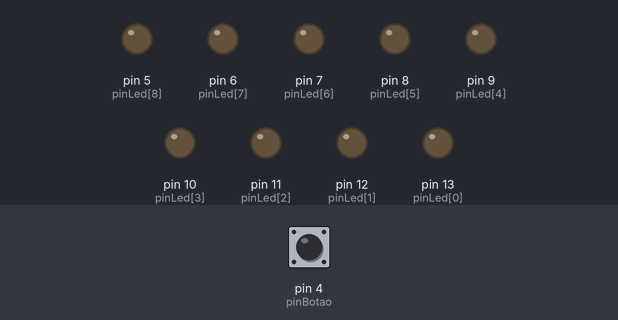
The sketch below on a simulated Arduino Uno, built with avr-gcc and run on an emulated ATmega328P. On the bench: output pins drawn as LEDs (lit = HIGH). The inputs (shaded band) are chosen by the test bench; at power-on: pin 4 (pinBotao) LOW.

Above: at 0.05 s.
At 0.45 s:
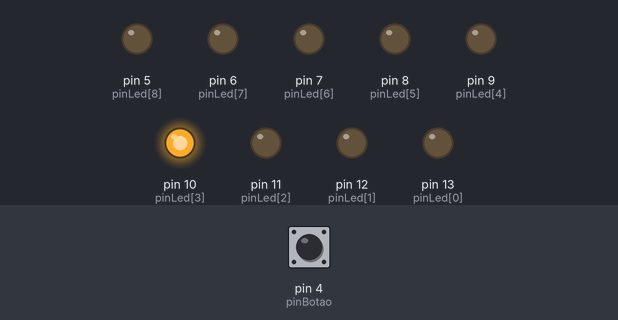
At 1.0 s:
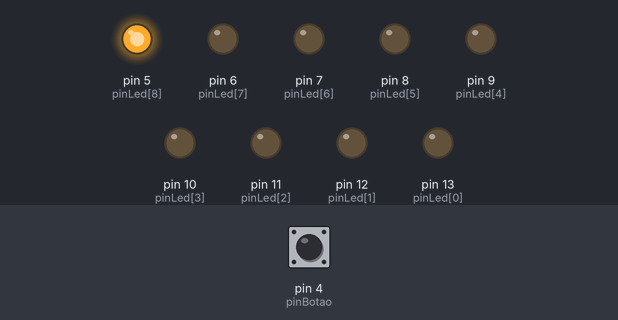
At 1.65 s:
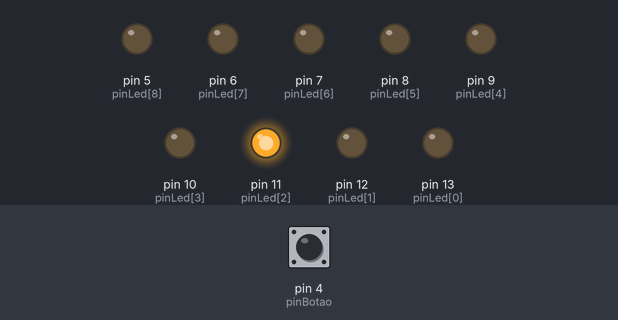
At 2.35 s:
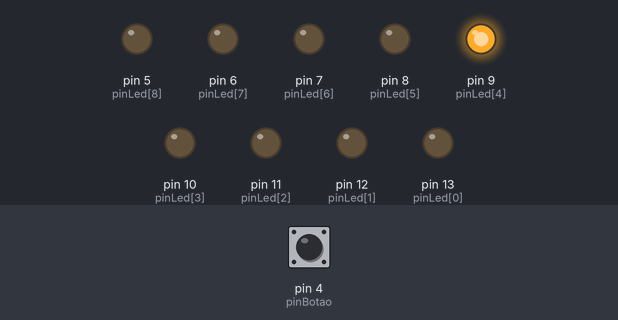
At 3.7 s:
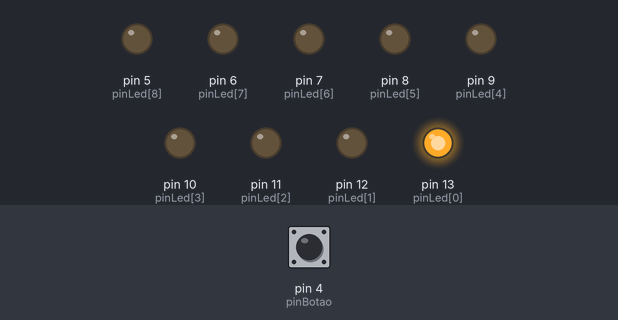
Timing chart, 0 to 4.1 s (numbered marks = the images above):
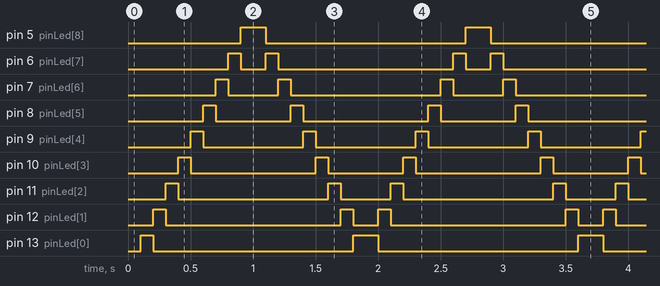

The sketch:

for.ino
```cpp
//Declarando array:
int pinLed[9] = {13,12,11,10,9,8,7,6,5};
int y;

int pinBotao = 4;
int estadoBotao;
int estadoBotaoAnt;
int on = 0 ;

void setup() {
  // put your setup code here, to run once:
  int x;

  for(x = 0; x < 9; x = x + 1){
     pinMode(pinLed[x], OUTPUT);
  }
  estadoBotaoAnt = digitalRead(pinBotao); //situação anterior do botão
}

void loop() {
  // put your main code here, to run repeatedly:
  estadoBotao = digitalRead(pinBotao);
  if (estadoBotao == HIGH){
     if (on == 0){
       on = 1;
     }else{
       on = 0;
     }
  }
  for(y=0; y < 9 ; y = y + 1){
     delay(100);
     digitalWrite(pinLed[y], HIGH);
     if (y > 0){
       digitalWrite(pinLed[y - 1], LOW);
     }
     if (y == 0){
       digitalWrite(pinLed[8], LOW);
     }
  }
  if (on == 0){
    for(y=0; y < 9 ; y = y + 1){
      delay(100);
      digitalWrite(pinLed[8 - y], HIGH);
      if (y > 0){
        digitalWrite(pinLed[(8 - y) + 1], LOW);
      }
    }
  }
}
```

Measured:
- by itself, pin 5 (pinLed[8]): alternates HIGH for 0.20 s and LOW for 1.6 s
- by itself, pin 6 (pinLed[7]): repeats every 1.8 s: LOW 0.20 s, HIGH 0.10 s, LOW 1.4 s, HIGH 0.10 s
- by itself, pin 7 (pinLed[6]): repeats every 1.8 s: LOW 0.40 s, HIGH 0.10 s, LOW 1.2 s, HIGH 0.10 s
- by itself, pin 8 (pinLed[5]): repeats every 1.8 s: LOW 0.60 s, HIGH 0.10 s, LOW 1.0 s, HIGH 0.10 s
- by itself, pin 9 (pinLed[4]): alternates HIGH for 0.10 s and LOW for 0.80 s
- by itself, pin 10 (pinLed[3]): repeats every 1.8 s: LOW 1.0 s, HIGH 0.10 s, LOW 0.60 s, HIGH 0.10 s
- by itself, pin 11 (pinLed[2]): repeats every 1.8 s: LOW 1.2 s, HIGH 0.10 s, LOW 0.40 s, HIGH 0.10 s
- by itself, pin 12 (pinLed[1]): repeats every 1.8 s: LOW 1.4 s, HIGH 0.10 s, LOW 0.20 s, HIGH 0.10 s
